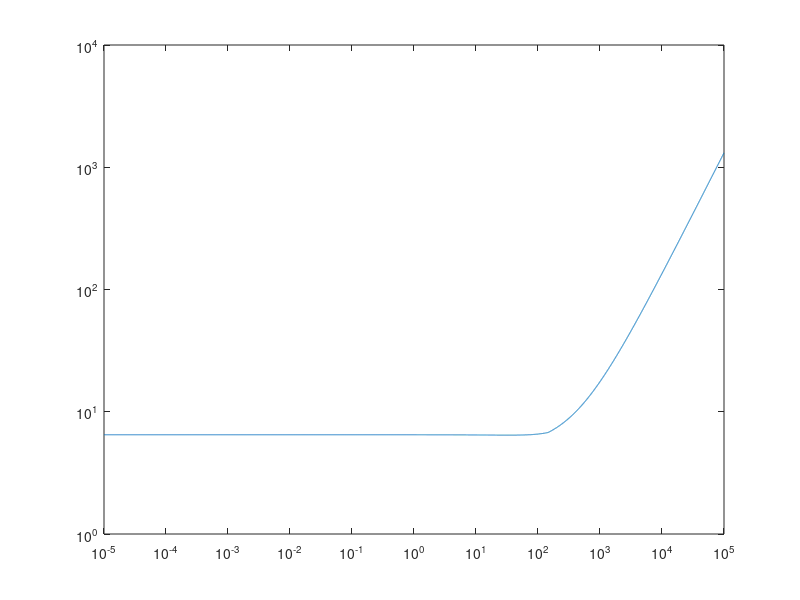

Write the MATLAB code that produced this figure.
AC =[208.0000         0  224.0000
         0  152.8889         0
  224.0000         0  688.0000];

A_GG =[1.0000         0    1.0000
         0         0         0
    1.0000         0    1.0000];


ws = logspace(-5,5,10001);
cs = nan(size(ws));


for i = 1:numel(ws)
    cs(i) = cond(AC + ws(i) * A_GG);

end

%%
plot(ws,cs);
set(gca,"XScale", "log")
set(gca,"YScale", "log")

  